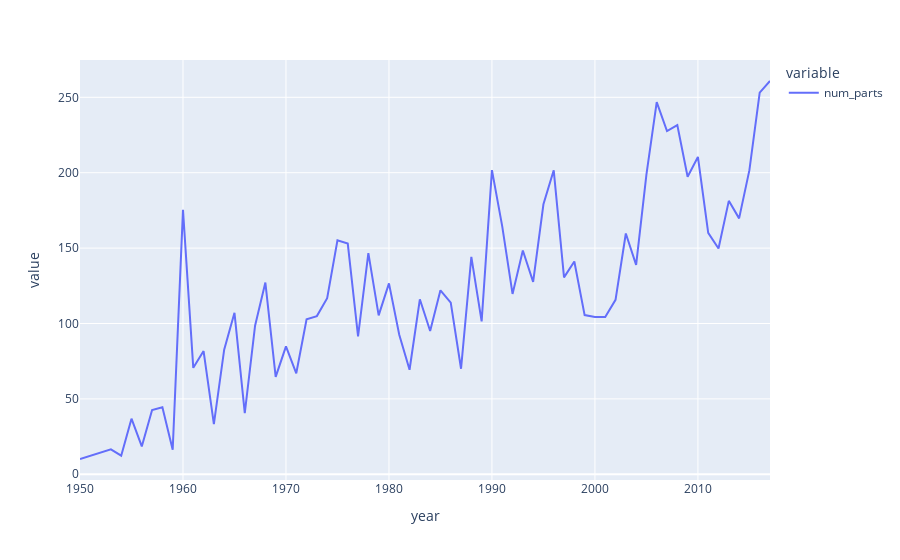

Write notebook code for a chart like this one.
### Markdown cell above
How complex are the sets over time? How many peices do sets have on average per year?

### Code cell
num_parts_overtime = sets_df.groupby("year")["num_parts"].mean()
num_parts_overtime.plot()

### Figure 1 — Plotly figure (JSON) as saved in the notebook; plotly's stock layout.template omitted (floating-point values rounded to 4 significant figures)
{"data": [{"hovertemplate": "variable=num_parts<br>year=%{x}<br>value=%{y}<extra></extra>", "legendgroup": "num_parts", "line": {"color": "#636efa", "dash": "solid"}, "marker": {"symbol": "circle"}, "mode": "lines", "name": "num_parts", "orientation": "v", "showlegend": true, "type": "scatter", "x": [1950, 1953, 1954, 1955, 1956, 1957, 1958, 1959, 1960, 1961, 1962, 1963, 1964, 1965, 1966, 1967, 1968, 1969, 1970, 1971, 1972, 1973, 1974, 1975, 1976, 1977, 1978, 1979, 1980, 1981, 1982, 1983, 1984, 1985, 1986, 1987, 1988, 1989, 1990, 1991, 1992, 1993, 1994, 1995, 1996, 1997, 1998, 1999, 2000, 2001, 2002, 2003, 2004, 2005, 2006, 2007, 2008, 2009, 2010, 2011, 2012, 2013, 2014, 2015, 2016, 2017], "xaxis": "x", "y": [10.14, 16.5, 12.36, 36.86, 18.5, 42.62, 44.45, 16.25, 175.3, 70.59, 81.75, 33.33, 82.64, 107.1, 40.63, 98.57, 127.2, 64.58, 84.79, 66.98, 102.8, 104.9, 116.8, 155.2, 153.0, 91.5, 146.6, 105.4, 126.6, 92.51, 69.33, 116.1, 95.04, 122.0, 113.8, 70, 144.2, 101.4, 201.8, 164.4, 119.6, 148.4, 127.6, 179.0, 201.6, 130.6, 141.1, 105.6, 104.4, 104.4, 115.7, 159.7, 138.8, 198.7, 246.8, 227.6, 231.6, 197.3, 210.4, 160.1, 149.8, 181.3, 169.7, 201.7, 253.1, 260.8], "yaxis": "y"}], "layout": {"legend": {"title": {"text": "variable"}, "tracegroupgap": 0}, "margin": {"t": 60}, "xaxis": {"anchor": "y", "domain": [0, 1], "title": {"text": "year"}}, "yaxis": {"anchor": "x", "domain": [0, 1], "title": {"text": "value"}}}}
